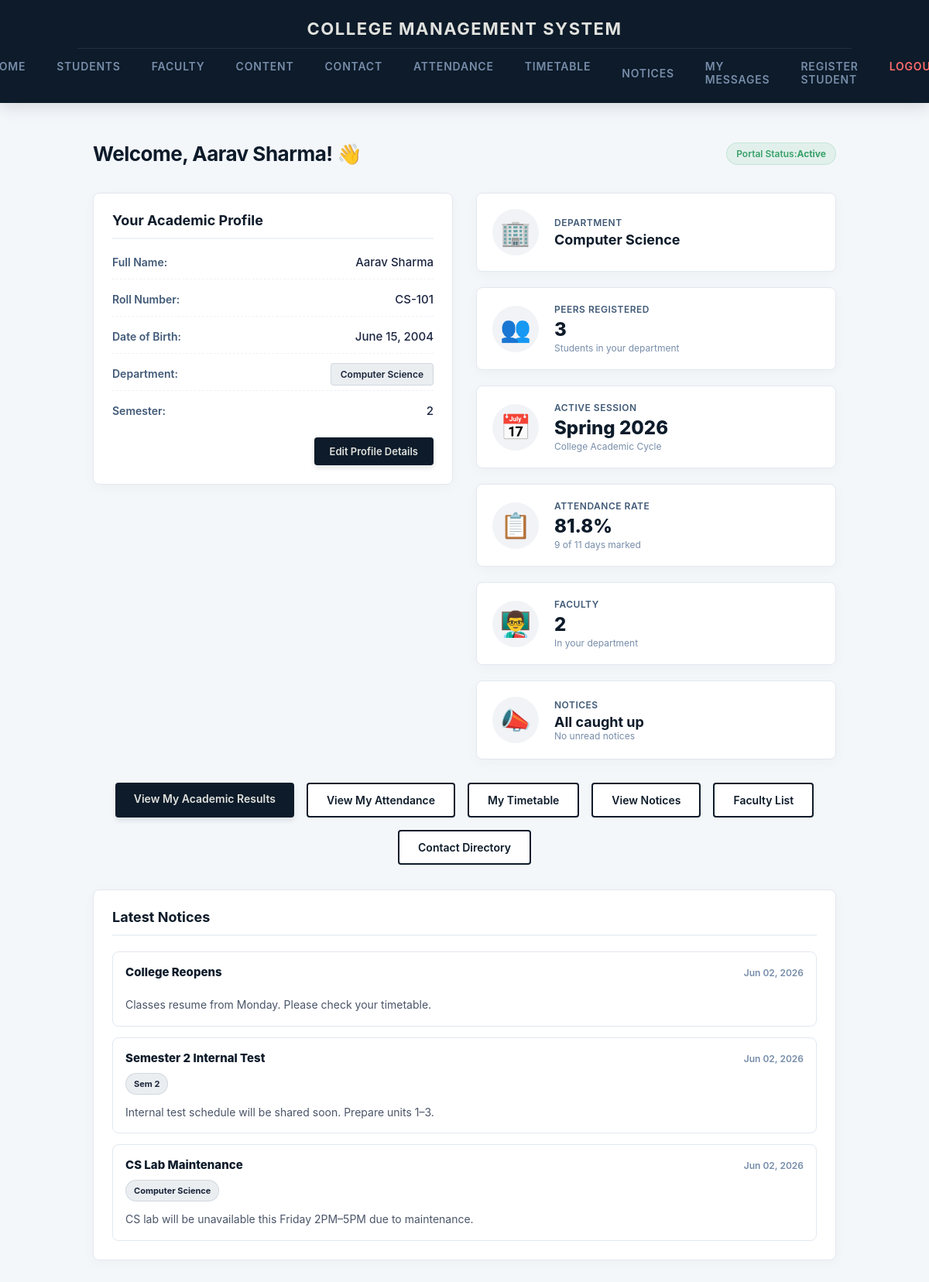
The page / (signed in) on the database its author committed.
### cms/models.py (models this page shows, shortened)
class Student(models.Model):
    name = models.CharField(max_length=100)
    DOB = models.DateField()
    roll_no = models.CharField(max_length=100, unique=True)
    department = models.ForeignKey(Department, on_delete=models.CASCADE)
    semester = models.CharField(max_length=20, blank=True, default='')
    password = models.CharField(max_length=100)

class Department(models.Model):
    name = models.CharField(max_length=100)

class Notice(models.Model):
    title = models.CharField(max_length=140)
    message = models.TextField()
    department = models.ForeignKey(Department, on_delete=models.CASCADE, null=True, blank=True)
    semester = models.CharField(max_length=20, blank=True, default='')
    created_at = models.DateTimeField(auto_now_add=True)
    class Meta:
        ordering = ['-created_at']

### cms/views.py (the view)
# urls.py: path("", index, name="index"),
@student_login_required
def index(request):
    student = _get_logged_in_student(request)
    if student is None:
        return redirect('login')
    peer_count = Student.objects.filter(department=student.department).count()
    attendance = _attendance_stats(student)
    notices_qs = _notice_queryset_for_student(student)
    latest_notices = notices_qs[:3]
    unread_notice_count = notices_qs.exclude(reads__student=student).count()
    faculty_count = Faculty.objects.filter(department=student.department, is_active=True).count()
    context = {
        'student': student,
        'peer_count': peer_count,
        'faculty_count': faculty_count,
        'attendance_total': attendance['total'],
        'attendance_present': attendance['present'],
        'attendance_percentage': attendance['percentage'],
        'latest_notices': latest_notices,
        'unread_notice_count': unread_notice_count,
    }
    return render(request, 'index.html', context)

### admin_dashboard/context_processors.py (called while the page is built)
def sidebar_links(request):
    return {
        'admin_nav':
            [
                {'name': 'Dashboard', 'url': 'staff_dashboard', 'icon': '📊'},
                {'name': 'Students', 'url': 'staff_students', 'icon': '🎓'},
                {'name': 'Faculty', 'url': 'staff_faculty', 'icon': '💼'},
                {'name': 'Attendance', 'url': 'staff_attendance', 'icon': '✅'},
                {'name': 'Messages', 'url': 'staff_messages', 'icon': '✉️'},
            ]
    }

### cms/context_processors.py (called while the page is built)
def student_nav_context(request):
    student_id = request.session.get('student_id')
    if not student_id:
        return {}
    from .models import Student
    try:
        student = Student.objects.select_related('department').get(id=student_id)
    except Student.DoesNotExist:
        return {}
    notices_qs = Notice.objects.filter(
        Q(department__isnull=True) | Q(department=student.department),
        Q(semester='') | Q(semester=student.semester),
    )
    unread_notice_count = notices_qs.exclude(reads__student=student).count()
    return {
        'nav_student': student,
        'unread_notice_count': unread_notice_count,
    }

### cms/views.py (called while the page is built)
def _get_logged_in_student(request):
    student_id = request.session.get('student_id')
    try:
        return Student.objects.select_related('department').get(id=student_id)
    except Student.DoesNotExist:
        request.session.flush()
        return None

def _attendance_stats(student):
    records = Attendance.objects.filter(student=student)
    total = records.count()
    if total == 0:
        return {'total': 0, 'present': 0, 'percentage': None}
    present = records.filter(
        status__in=(
            Attendance.STATUS_PRESENT,
            Attendance.STATUS_LATE,
            Attendance.STATUS_EXCUSED,
        )
    ).count()
    percentage = round((present / total) * 100, 1)
    return {'total': total, 'present': present, 'percentage': percentage}

def _notice_queryset_for_student(student):
    return Notice.objects.filter(
        Q(department__isnull=True) | Q(department=student.department),
        Q(semester='') | Q(semester=student.semester),
    )

def student_login_required(view_func):
    @wraps(view_func)
    def _wrapped_view(request, *args, **kwargs):
        if 'student_id' not in request.session:
            return redirect('login')
        return view_func(request, *args, **kwargs)
    return _wrapped_view

### cms/templates/index.html (shortened to what this page needs)
{% load static %}
<!DOCTYPE html>
<html lang="en">
<head>
    <link rel="stylesheet" href="{% static 'css/style.css' %}">
</head>
<body>
    <nav class="cms-navbar">
        <div class="cms-navbar-container">
            <div class="cms-nav-tier-one">
                <a href="{% url 'index' %}" class="cms-nav-brand">College Management System</a>
            </div>
            <div class="cms-nav-tier-two">
                <div class="cms-nav-links">
                {% if request.session.student_id %}
                    <a href="{% url 'index' %}" class="cms-nav-link">Home</a>
                    <a href="{% url 'students' %}" class="cms-nav-link">Students</a>
                    <a href="{% url 'faculty_list' %}" class="cms-nav-link">Faculty</a>
                    <a href="{% url 'content_list' %}" class="cms-nav-link">Content</a>
                    <a href="{% url 'contact' %}" class="cms-nav-link">Contact</a>
                    <a href="{% url 'attendance' %}" class="cms-nav-link">Attendance</a>
                    <a href="{% url 'timetable' %}" class="cms-nav-link">Timetable</a>
                    <a href="{% url 'notices' %}" class="cms-nav-link cms-nav-notices">
                        Notices
                    </a>
                    <a href="{% url 'my_messages' %}" class="cms-nav-link">My Messages</a>
                    <a href="{% url 'addstudent' %}" class="cms-nav-link">Register Student</a>
                    <a href="{% url 'logout' %}" class="cms-nav-link cms-nav-logout">Logout</a>
                {% else %}
                    <a href="{% url 'login' %}" class="cms-nav-link">Login</a>
                    <a href="{% url 'faculty_login' %}" class="cms-nav-link">Faculty Login</a>
                    <a href="{% url 'addstudent' %}" class="cms-nav-link">Register Student</a>
                {% endif %}
                </div>
            </div>
        </div>
    </nav>
    <div class="cms-main-container">
        {% block main_content %}
        <div class="cms-module-header">
            <h1>Welcome, {{ student.name }}! 👋</h1>
            <span class="cms-status-indicator">Portal Status: <strong>Active</strong></span>
        </div>
        <div class="cms-dashboard-grid">
            <div class="cms-profile-card">
                <div class="cms-card-header">
                    <h3>Your Academic Profile</h3>
                </div>
                <div class="cms-profile-details">
                    <div class="cms-profile-row">
                        <span class="cms-profile-label">Full Name:</span>
                        <span class="cms-profile-value">{{ student.name }}</span>
                    </div>
                    <div class="cms-profile-row">
                        <span class="cms-profile-label">Roll Number:</span>
                        <span class="cms-profile-value cms-roll-number">{{ student.roll_no }}</span>
                    </div>
                    <div class="cms-profile-row">
                        <span class="cms-profile-label">Date of Birth:</span>
                        <span class="cms-profile-value">{{ student.DOB|date:"F d, Y" }}</span>
                    </div>
                    <div class="cms-profile-row">
                        <span class="cms-profile-label">Department:</span>
                        <span class="cms-profile-value"><span class="cms-dept-badge">{{ student.department.name }}</span></span>
                    </div>
                    <div class="cms-profile-row">
                        <span class="cms-profile-label">Semester:</span>
                        <span class="cms-profile-value">{% if student.semester %}{{ student.semester }}{% else %}<span class="cms-table-empty-inline">Not set</span>{% endif %}</span>
                    </div>
                </div>
                <div class="cms-profile-actions" style="margin-top: 25px; display: flex; justify-content: flex-end;">
                    <a href="{% url 'edit_profile' %}" class="cms-btn-primary" style="padding: 10px 20px; font-size: 13px; border-radius: 4px;">
                        Edit Profile Details
                    </a>
                </div>
            </div>
            <div class="cms-metrics-container">
                <div class="cms-metric-widget">
                    <div class="cms-metric-icon">🏢</div>
                    <div class="cms-metric-info">
                        <h4>Department</h4>
                        <p class="cms-metric-title">{{ student.department.name }}</p>
                    </div>
                </div>
                <div class="cms-metric-widget">
                    <div class="cms-metric-icon">👥</div>
                    <div class="cms-metric-info">
                        <h4>Peers Registered</h4>
                        <p class="cms-metric-value">{{ peer_count }}</p>
                        <span class="cms-metric-subtext">Students in your department</span>
                    </div>
                </div>
                <div class="cms-metric-widget">
                    <div class="cms-metric-icon">📅</div>
                    <div class="cms-metric-info">
                        <h4>Active Session</h4>
                        <p class="cms-metric-value">Spring 2026</p>
                        <span class="cms-metric-subtext">College Academic Cycle</span>
                    </div>
                </div>
                <div class="cms-metric-widget">
                    <div class="cms-metric-icon">📋</div>
                    <div class="cms-metric-info">
                        <h4>Attendance Rate</h4>
                        {% if attendance_percentage is not None %}
                        <p class="cms-metric-value">{{ attendance_percentage }}%</p>
                        <span class="cms-metric-subtext">{{ attendance_present }} of {{ attendance_total }} days marked</span>
                        {% else %}
                        <p class="cms-metric-title">No records yet</p>
                        <span class="cms-metric-subtext">View full attendance history</span>
                        {% endif %}
                    </div>
                </div>
                <div class="cms-metric-widget">
                    <div class="cms-metric-icon">👨‍🏫</div>
                    <div class="cms-metric-info">
                        <h4>Faculty</h4>
                        <p class="cms-metric-value">{{ faculty_count }}</p>
                        <span class="cms-metric-subtext">In your department</span>
                    </div>
                </div>
                <div class="cms-metric-widget">
                    <div class="cms-metric-icon">📣</div>
                    <div class="cms-metric-info">
                        <h4>Notices</h4>
                        {% if unread_notice_count and unread_notice_count > 0 %}
                        <p class="cms-metric-value">{{ unread_notice_count }}</p>
                        <span class="cms-metric-subtext">Unread notices</span>
                        {% else %}
                        <p class="cms-metric-title">All caught up</p>
                        <span class="cms-metric-subtext">No unread notices</span>
                        {% endif %}
                    </div>
                </div>
                </div>
    </div>
    <div class="cms-dashboard-actions">
        <a href="{% url 'results' %}" class="cms-btn-primary">View My Academic Results</a>
        <a href="{% url 'attendance' %}" class="cms-btn-primary cms-btn-outline">View My Attendance</a>
        <a href="{% url 'timetable' %}" class="cms-btn-primary cms-btn-outline">My Timetable</a>
        <a href="{% url 'notices' %}" class="cms-btn-primary cms-btn-outline">View Notices</a>
        <a href="{% url 'faculty_list' %}" class="cms-btn-primary cms-btn-outline">Faculty List</a>
        <a href="{% url 'contact' %}" class="cms-btn-primary cms-btn-outline">Contact Directory</a>
    </div>
    {% if latest_notices %}
    <div class="cms-notice-panel">
        <div class="cms-card-header">
            <h3>Latest Notices</h3>
        </div>
        <div class="cms-notice-list">
            {% for n in latest_notices %}
            <div class="cms-notice-card">
                <div class="cms-notice-top">
                    <div class="cms-notice-title">{{ n.title }}</div>
                    <div class="cms-notice-date">{{ n.created_at|date:"M d, Y" }}</div>
                </div>
                <div class="cms-notice-meta">
                    {% if n.department %}<span class="cms-notice-chip">{{ n.department.name }}</span>{% endif %}
                    {% if n.semester %}<span class="cms-notice-chip">Sem {{ n.semester }}</span>{% endif %}
                </div>
                <div class="cms-notice-body">{{ n.message|truncatechars:160 }}</div>
            </div>
            {% endfor %}
        </div>
    </div>
    {% endif %}
    {% endblock %}
    </div>
</body>
</html>

### rows shown on the page
Student: name "Aarav Sharma", roll_no "CS-101", DOB "June 15, 2004", department.name "Computer Science", semester "2"
Notice: title "College Reopens", created_at "Jun 02, 2026", message "Classes resume from Monday. Please check your timetable."
Notice: title "Semester 2 Internal Test", created_at "Jun 02, 2026", semester "2", message "Internal test schedule will be shared soon. Prepare units 1–3."
Notice: title "CS Lab Maintenance", created_at "Jun 02, 2026", department.name "Computer Science", message "CS lab will be unavailable this Friday 2PM–5PM due to maintenance."

### other values the page prints
{{ peer_count }} "3"
{{ attendance_percentage }} "81.8"
{{ attendance_present }} "9"
{{ attendance_total }} "11"
{{ faculty_count }} "2"
